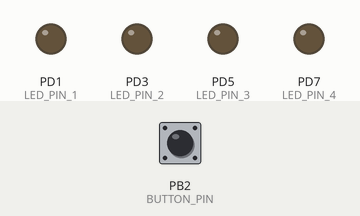
The program below on a simulated ATmega328P, built with avr-gcc and emulated at 16 MHz. On the bench: output pins drawn as LEDs (lit = HIGH). Dashed ring = blinking. Inputs (shaded band) come from the test bench; at power-on: PB2 (BUTTON_PIN) HIGH.

Above: at 1.2 s.
1.3 s: PB2 (BUTTON_PIN) pulled LOW for 1 s
At 1.55 s:
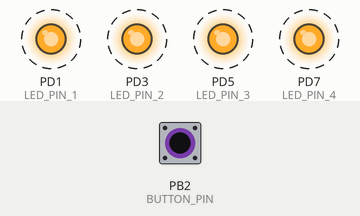
4.3 s: PB2 (BUTTON_PIN) pulled LOW for 3.2 s
At 8.1 s:
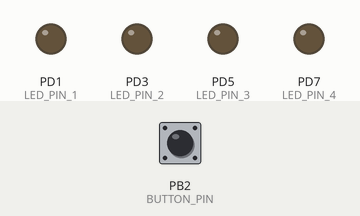
Timing chart, 0 to 9.6 s (numbered marks = the images above; inputs shaded):
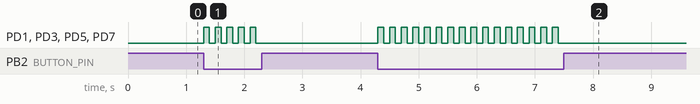

The program:

main.c
```c
/*
 * GccApplication5_2.c
 *
 * Created: 5/30/2023 1:49:08 AM
 * Author : Asus
 */

/*
 * GccApplication5.c
 *
 * Created: 5/30/2023 1:10:11 AM
 * Author : Asus
 */
#include <avr/io.h>
#include <util/delay.h>
#define F_CPU 16000000UL
#define LED_PIN_1 PD1
#define LED_PIN_2 PD3
#define LED_PIN_3 PD5
#define LED_PIN_4 PD7
#define BUTTON_PIN PB2
int main(void){
	DDRD |= (1<<LED_PIN_1) | (1<<LED_PIN_2) | (1<<LED_PIN_3) | (1<<LED_PIN_4); // Set LED_PINs (PD0, PD2, PD4, PD6) as outputs
	DDRB &= ~(1<<BUTTON_PIN); // Set BUTTON_PIN (PB2) as input
	PORTB |= (1<<BUTTON_PIN); // Enable pull-up resistor for BUTTON_PIN
	while (1) {
		if (!(PINB & (1<<BUTTON_PIN))) { // Check if the button is pressed
			PORTD ^= (1<<LED_PIN_1) | (1<<LED_PIN_2) | (1<<LED_PIN_3) | (1<<LED_PIN_4); // Toggle LED_PINs (PD0, PD2, PD4, PD6)
			_delay_ms(100); // Delay for debouncing
		}
	}
	return 0;
}
```

Measured:
- after the input at 1.3 s, PD1 (LED_PIN_1), PD3 (LED_PIN_2), PD5 (LED_PIN_3), PD7 (LED_PIN_4): alternates HIGH for 0.10 s and LOW for 0.10 s, 10 changes in all, then stays LOW, starting at once
- after the input at 4.3 s, PD1 (LED_PIN_1), PD3 (LED_PIN_2), PD5 (LED_PIN_3), PD7 (LED_PIN_4): alternates HIGH for 0.10 s and LOW for 0.10 s, 32 changes in all, then stays LOW, starting at once
